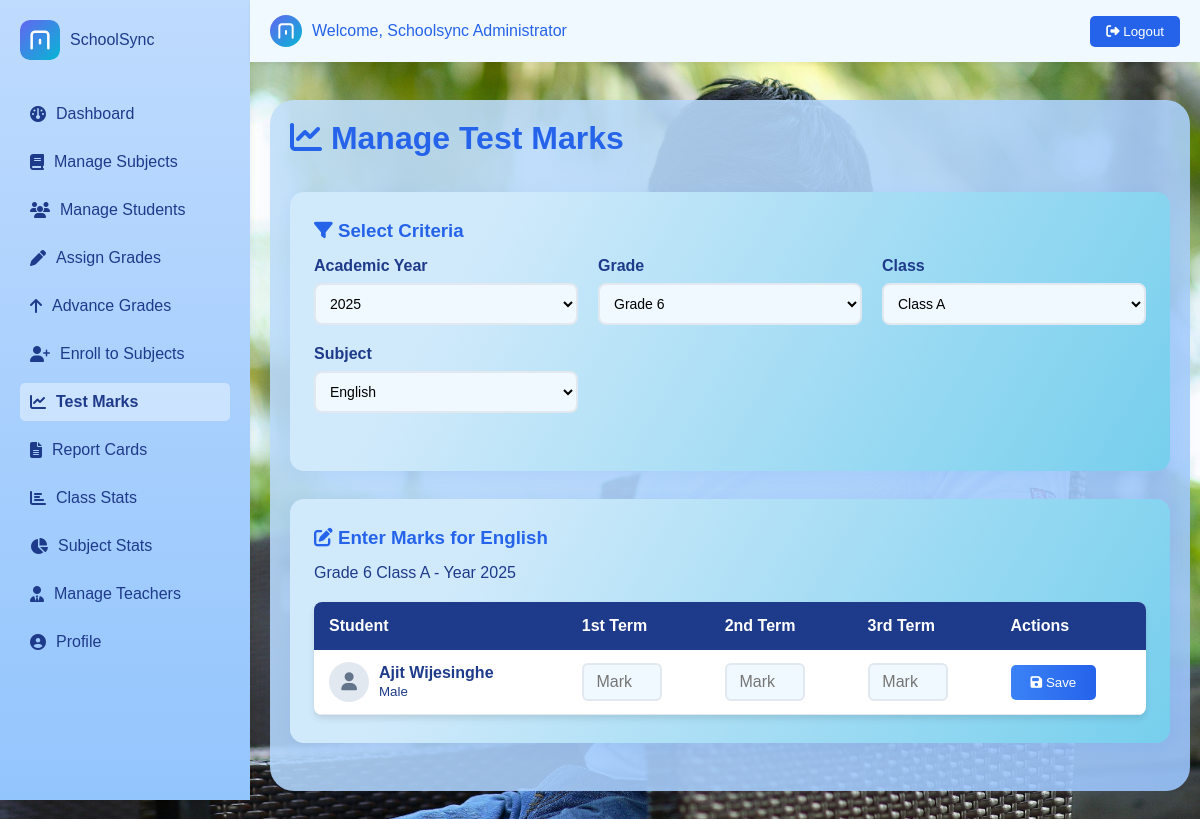
/php/test_marks.php?year=2025&grade=6&class=A&subject=2 (signed in), run on the app's committed database.
### tables this page shows
CREATE TABLE `subjects` (
  `id` int(11) NOT NULL,
  `name` varchar(100) NOT NULL,
  `description` text DEFAULT NULL,
  `status` enum('active','inactive') NOT NULL DEFAULT 'active'
);

CREATE TABLE `students` (
  `id` int(11) NOT NULL,
  `full_name` varchar(100) NOT NULL,
  `gender` enum('male','female') NOT NULL,
  `birth_date` date NOT NULL,
  `address` text DEFAULT NULL,
  `phone` varchar(15) DEFAULT NULL,
  `email` varchar(100) DEFAULT NULL,
  `religion` varchar(50) DEFAULT NULL,
  `father_name` varchar(100) DEFAULT NULL,
  `mother_name` varchar(100) DEFAULT NULL,
  `guardian_name` varchar(100) DEFAULT NULL,
  `guardian_phone` varchar(15) DEFAULT NULL,
  `guardian_email` varchar(100) DEFAULT NULL,
  `special_details` text DEFAULT NULL,
  `status` enum('active','inactive') NOT NULL DEFAULT 'active',
  `image_path` varchar(255) DEFAULT NULL,
  `created_at` timestamp NOT NULL DEFAULT current_timestamp()
);

### php/test_marks.php (the view, shortened to what this page needs)
<?php
include 'config.php';
$current_year = date('Y');
$selected_year = isset($_GET['year']) ? (int)$_GET['year'] : $current_year;
$selected_grade = isset($_GET['grade']) ? (int)$_GET['grade'] : 6;
$selected_class = isset($_GET['class']) ? $_GET['class'] : 'A';
$selected_subject = isset($_GET['subject']) ? (int)$_GET['subject'] : 0;
$years = array();
for ($i = $current_year - 5; $i <= $current_year + 5; $i++) {
    $years[] = $i;
}
$grades = array();
if ($selected_year) {
    $grade_sql = "SELECT DISTINCT grade_number FROM grades WHERE year = ? ORDER BY grade_number";
    $grade_stmt = $conn->prepare($grade_sql);
    $grade_stmt->bind_param("i", $selected_year);
    $grade_stmt->execute();
    $grade_result = $grade_stmt->get_result();
    while ($row = $grade_result->fetch_assoc()) {
        $grades[] = $row['grade_number'];
    }
}
$classes = array();
if ($selected_year && $selected_grade) {
    $class_sql = "SELECT DISTINCT class_name FROM grades WHERE year = ? AND grade_number = ? ORDER BY class_name";
    $class_stmt = $conn->prepare($class_sql);
    $class_stmt->bind_param("ii", $selected_year, $selected_grade);
    $class_stmt->execute();
    $class_result = $class_stmt->get_result();
    while ($row = $class_result->fetch_assoc()) {
        $classes[] = $row['class_name'];
    }
}
$subjects = array();
$subject_sql = "SELECT id, name FROM subjects WHERE status = 'active' ORDER BY name";
$subject_result = $conn->query($subject_sql);
while ($row = $subject_result->fetch_assoc()) {
    $subjects[] = $row;
}
$students = array();
if ($selected_year && $selected_grade && $selected_class) {
    $student_sql = "SELECT DISTINCT s.id, s.full_name, s.gender, s.image_path
                    FROM students s
                    JOIN student_grades sg ON s.id = sg.student_id
                    JOIN grades g ON sg.grade_id = g.id
                    WHERE g.year = ? AND g.grade_number = ? AND g.class_name = ? AND sg.status = 'active'
                    ORDER BY s.full_name";
    $student_stmt = $conn->prepare($student_sql);
    $student_stmt->bind_param("iis", $selected_year, $selected_grade, $selected_class);
    $student_stmt->execute();
    $student_result = $student_stmt->get_result();
    while ($row = $student_result->fetch_assoc()) {
        $students[] = $row;
    }
}
$existing_marks = array();
?>
<!DOCTYPE html>
<html lang="en">
<head>
    <link rel="stylesheet" href="../css/styles.css">
    <link rel="stylesheet" href="https://cdnjs.cloudflare.com/ajax/libs/font-awesome/6.4.2/css/all.min.css">
</head>
<body>
    <?php include 'navbar.php'; ?>
    <div class="container">
        <div class="header-container">
            <h1><i class="fa-solid fa-chart-line"></i> Manage Test Marks</h1>
        </div>
        <div class="card">
            <h3><i class="fa-solid fa-filter"></i> Select Criteria</h3>
            <form method="GET" class="selection-container">
                <div class="selection-group">
                    <label for="year">Academic Year</label>
                    <select name="year" id="year" onchange="this.form.submit()">
                        <?php foreach ($years as $year): ?>
                            <option value="<?php echo $year; ?>" <?php if ($selected_year == $year) echo 'selected'; ?>>
                                <?php echo $year; ?>
                            </option>
                        <?php endforeach; ?>
                    </select>
                </div>
                <div class="selection-group">
                    <label for="grade">Grade</label>
                    <select name="grade" id="grade" onchange="this.form.submit()" <?php if (!$selected_year) echo 'disabled'; ?>>
                        <?php foreach ($grades as $grade): ?>
                            <option value="<?php echo $grade; ?>" <?php if ($selected_grade == $grade) echo 'selected'; ?>>
                                Grade <?php echo $grade; ?>
                            </option>
                        <?php endforeach; ?>
                    </select>
                </div>
                <div class="selection-group">
                    <label for="class">Class</label>
                    <select name="class" id="class" onchange="this.form.submit()" <?php if (!$selected_grade) echo 'disabled'; ?>>
                        <?php foreach ($classes as $class): ?>
                            <option value="<?php echo $class; ?>" <?php if ($selected_class == $class) echo 'selected'; ?>>
                                Class <?php echo $class; ?>
                            </option>
                        <?php endforeach; ?>
                    </select>
                </div>
                <div class="selection-group">
                    <label for="subject">Subject</label>
                    <select name="subject" id="subject" onchange="this.form.submit()" <?php if (!$selected_class) echo 'disabled'; ?>>
                        <?php foreach ($subjects as $subject): ?>
                            <option value="<?php echo $subject['id']; ?>" <?php if ($selected_subject == $subject['id']) echo 'selected'; ?>>
                                <?php echo htmlspecialchars($subject['name']); ?>
                            </option>
                        <?php endforeach; ?>
                    </select>
                </div>
            </form>
        </div>
        <?php if ($selected_year && $selected_grade && $selected_class && $selected_subject && !empty($students)): ?>
            <div class="card">
                <h3><i class="fa-solid fa-edit"></i> Enter Marks for <?php echo htmlspecialchars($subjects[array_search($selected_subject, array_column($subjects, 'id'))]['name']); ?></h3>
                <p class="text-muted">Grade <?php echo $selected_grade; ?> Class <?php echo $selected_class; ?> - Year <?php echo $selected_year; ?></p>
                <form method="POST">
                    <table class="marks-table">
                        <thead>
                            <tr>
                                <th>Student</th>
                                <th>1st Term</th>
                                <th>2nd Term</th>
                                <th>3rd Term</th>
                                <th>Actions</th>
                            </tr>
                        </thead>
                        <tbody>
                            <?php foreach ($students as $student): ?>
                                <tr>
                                    <td>
                                        <div class="student-info">
                                            <div class="student-avatar">
                                                <?php if ($student['image_path']): ?>
                                                    <img src="<?php echo htmlspecialchars($student['image_path']); ?>" alt="Student Photo" style="width: 100%; height: 100%; border-radius: 50%; object-fit: cover;">
                                                <?php else: ?>
                                                    <i class="fa-solid fa-user"></i>
                                                <?php endif; ?>
                                            </div>
                                            <div>
                                                <strong><?php echo htmlspecialchars($student['full_name']); ?></strong>
                                                <br><small><?php echo ucfirst($student['gender']); ?></small>
                                            </div>
                                        </div>
                                    </td>
                                    <td>
                                        <input type="number" name="mark_<?php echo $student['id']; ?>_1st"
                                               class="mark-input" placeholder="Mark" min="0" max="100" step="0.01"
                                               value="<?php echo isset($existing_marks[$student['id']]['1st']) ? $existing_marks[$student['id']]['1st']['mark'] : ''; ?>">
                                    </td>
                                    <td>
                                        <input type="number" name="mark_<?php echo $student['id']; ?>_2nd"
                                               class="mark-input" placeholder="Mark" min="0" max="100" step="0.01"
                                               value="<?php echo isset($existing_marks[$student['id']]['2nd']) ? $existing_marks[$student['id']]['2nd']['mark'] : ''; ?>">
                                    </td>
                                    <td>
                                        <input type="number" name="mark_<?php echo $student['id']; ?>_3rd"
                                               class="mark-input" placeholder="Mark" min="0" max="100" step="0.01"
                                               value="<?php echo isset($existing_marks[$student['id']]['3rd']) ? $existing_marks[$student['id']]['3rd']['mark'] : ''; ?>">
                                    </td>
                                    <td>
                                        <button type="submit" name="insert_mark" class="btn btn-primary btn-sm">
                                            <i class="fa-solid fa-save"></i> Save
                                        </button>
                                    </td>
                                </tr>
                            <?php endforeach; ?>
                        </tbody>
                    </table>
                </form>
            </div>
        <?php endif; ?>
    </div>
</body>
</html>

### css/styles.css (style rules this page uses)
* { margin: 0; padding: 0; box-sizing: border-box; font-family: 'Poppins', sans-serif; }
body { background: linear-gradient(135deg, #6366f1 0%, #8b5cf6 100%); background-image: url('../images/bg.jpg'); background-size: cover; background-blend-mode: overlay; }
.selection-container { display: grid; grid-template-columns: repeat(auto-fit, minmax(200px, 1fr)); gap: 20px; margin-bottom: 30px; }
.selection-group { display: flex; flex-direction: column; }
.selection-group label { font-weight: 600; color: #1e3a8a; margin-bottom: 8px; }
.selection-group select { padding: 10px; border: 2px solid #e2e8f0; border-radius: 8px; font-size: 14px; }
.container { background: linear-gradient(135deg, rgba(193, 223, 249, 0.9) 0%, rgba(153, 196, 252, 0.9) 100%); width: calc(100% - 280px); max-width: 100%; min-height: 80vh; border-radius: 24px; box-shadow: 0 8px 32px rgba(59,130,246,0.08); margin: 100px auto 50px 270px; padding: 20px; flex-grow: 1; transition: margin-left 0.3s ease, width 0.3s ease; }
.card { background: linear-gradient(120deg, #d1eafb 20%, #76cfed 100%); color: #1e3a8a; border-radius: 14px; box-shadow: 0 4px 16px rgba(59,130,246,0.08); margin-bottom: 28px; padding: 28px 24px; transition: transform 0.3s, box-shadow 0.3s; animation: fadeIn 1s; }
h1, h2, h3 { color: #2563eb; margin-bottom: 15px; }
form { display: flex; flex-direction: column; gap: 10px; }
.header-container { display: flex; justify-content: space-between; align-items: center; margin-bottom: 20px; width: 100%; }
input, select, textarea { padding: 10px; border: 1px solid #bfdbfe; border-radius: 5px; font-size: 1rem; background: #f0f9ff; }
button { background: linear-gradient(to right, #3b82f6, #2563eb); color: white; border: none; padding: 10px 20px; border-radius: 5px; cursor: pointer; transition: opacity 0.3s, transform 0.2s; }
table { width: 100%; border-collapse: collapse; margin-top: 10px; background: rgba(240,248,255,0.95); color: #1e3a8a; border-radius: 8px; overflow: hidden; box-shadow: 0 2px 8px rgba(59,130,246,0.06); }
th, td { border: none; padding: 14px 18px; }
th { background: #2563eb; color: #fff; }

### php/test_marks.php (style rules this page uses)
.marks-table { width: 100%; border-collapse: collapse; margin-top: 20px; background: white; border-radius: 8px; overflow: hidden; box-shadow: 0 4px 6px rgba(0, 0, 0, 0.1); }
.marks-table th { background: #1e3a8a; color: white; padding: 15px; text-align: left; font-weight: 600; }
.marks-table td { padding: 12px 15px; border-bottom: 1px solid #e2e8f0; }
.mark-input { width: 80px; padding: 8px; border: 2px solid #e2e8f0; border-radius: 6px; text-align: center; }
.student-info { display: flex; align-items: center; gap: 10px; }
.student-avatar { width: 40px; height: 40px; border-radius: 50%; background: #e2e8f0; display: flex; align-items: center; justify-content: center; color: #64748b; font-size: 18px; }

### data on the page
subjects: name "English"
students: full_name "Ajit Wijesinghe", gender "Male"

### other printed values
$_SESSION['full_name'] "Schoolsync Administrator"
$selected_grade "6"
$selected_class "A"
$selected_year "2025"
form field year "2025"
form field subject "English"
